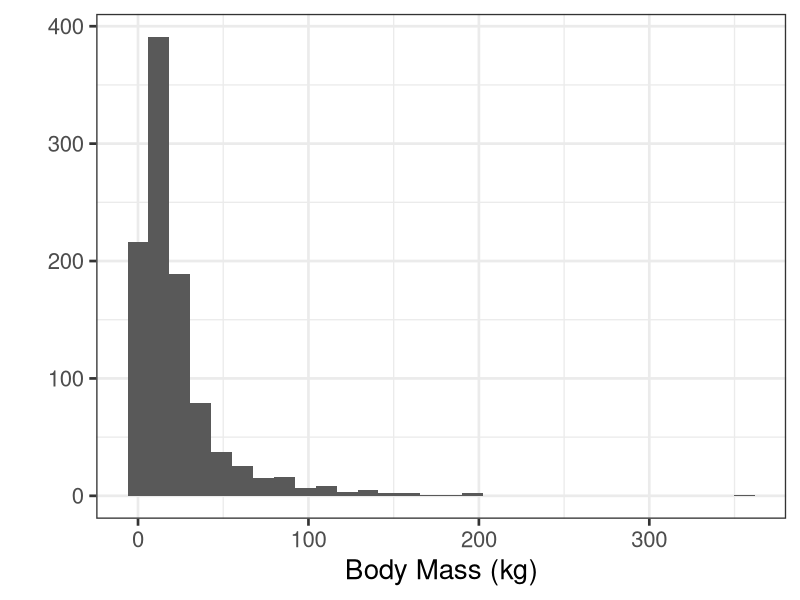
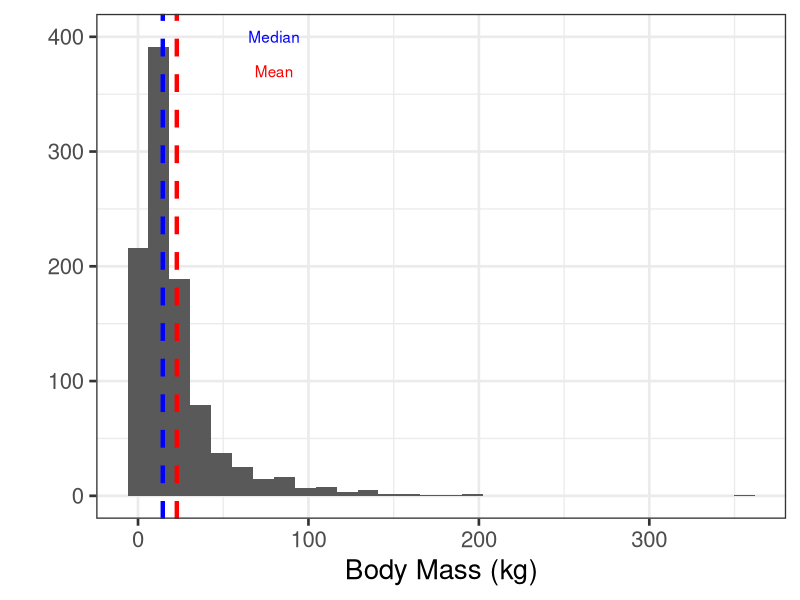

The R source for these figures, in order:
## ---- chunk 1
library(ggplot2)
mammalmass <- rlnorm(1000, meanlog = 2.6)
bmplot <- qplot(mammalmass, xlab="Body Mass (kg)") + theme_bw(20)
bmplot
## ---- chunk 2
bmplot + 
  geom_vline(xintercept = mean(mammalmass), color = "red", linetype = "dashed", size=1.5) + 
  geom_vline(xintercept = median(mammalmass), color = "blue", linetype="dashed", size=1.5) + 
  annotate("text", x=80, y=400, color="blue", label="Median") + 
  annotate("text", x=80, y=370, color="red", label="Mean") 
